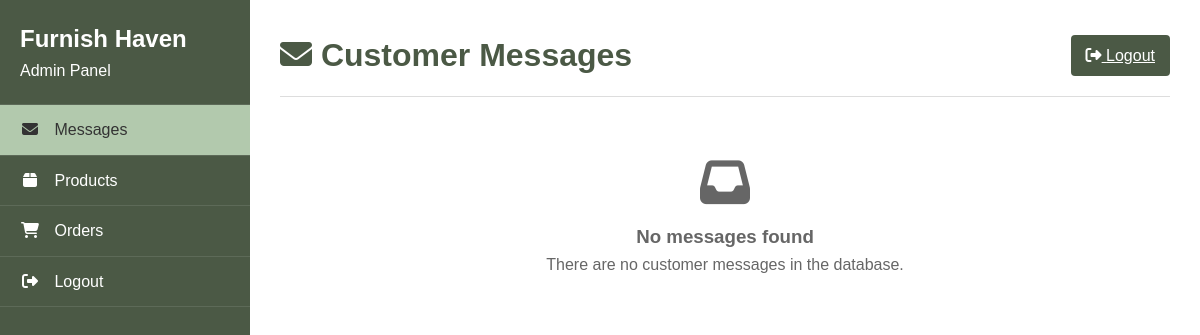
The page /admin_emails.php (signed in) on the database as committed earlier.
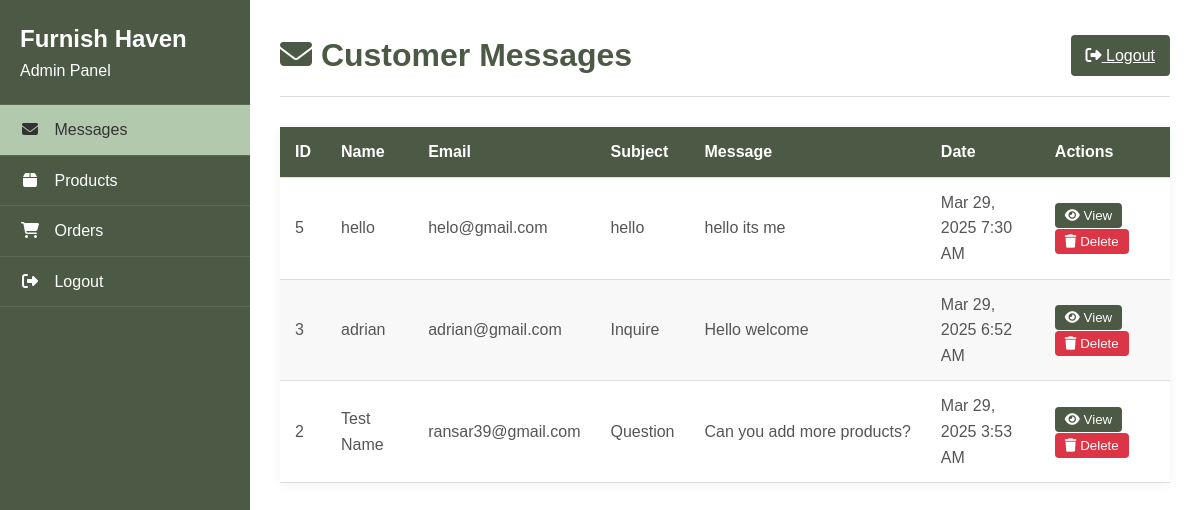
The same page on the database as committed later.
### tables this page shows
CREATE TABLE `messages` (
  `id` int(11) NOT NULL,
  `name` varchar(255) NOT NULL,
  `email` varchar(255) NOT NULL,
  `subject` varchar(255) NOT NULL,
  `message` text NOT NULL,
  `created_at` timestamp NOT NULL DEFAULT current_timestamp()
);

### admin_emails.php (the view, shortened to what this page needs)
<?php
$db_host = 'localhost';
$db_user = 'root';
$db_pass = '';
$db_name = 'furn_db';
try {
    $pdo = new PDO("mysql:host=$db_host;dbname=$db_name", $db_user, $db_pass);
    $pdo->setAttribute(PDO::ATTR_ERRMODE, PDO::ERRMODE_EXCEPTION);
    $stmt = $pdo->query("SELECT * FROM messages ORDER BY created_at DESC");
    $messages = $stmt->fetchAll(PDO::FETCH_ASSOC);
} catch (PDOException $e) {
    die("Database connection failed: " . $e->getMessage());
}
?>
<!DOCTYPE html>
<html lang="en">
<head>
    <link rel="stylesheet" href="https://cdnjs.cloudflare.com/ajax/libs/font-awesome/6.4.0/css/all.min.css">
</head>
<body>
    <div class="admin-container">
        <nav class="sidebar">
    <div class="sidebar-header">
        <h2>Furnish Haven</h2>
        <p>Admin Panel</p>
    </div>
    <ul class="sidebar-nav">
    <li><a href="admin_emails.php" class="active"><i class="fas fa-envelope"></i> Messages</a></li>
        <li><a href="admin_products.php"><i class="fas fa-box"></i> Products</a></li>
        <li><a href="admin_orders.php"><i class="fas fa-shopping-cart"></i> Orders</a></li>
        <li><a href="logout.php"><i class="fas fa-sign-out-alt"></i> Logout</a></li>
    </ul>
</nav>
        <div class="main-content">
            <div class="header">
                <h1><i class="fas fa-envelope"></i> Customer Messages</h1>
                <a href="logout.php" class="logout-btn"><i class="fas fa-sign-out-alt"></i> Logout</a>
            </div>
            <?php if (empty($messages)): ?>
                <div class="no-messages">
                    <i class="fas fa-inbox" style="font-size: 50px; margin-bottom: 15px;"></i>
                    <h3>No messages found</h3>
                    <p>There are no customer messages in the database.</p>
                </div>
            <?php else: ?>
                <table class="messages-table">
                    <thead>
                        <tr>
                            <th>ID</th>
                            <th>Name</th>
                            <th>Email</th>
                            <th>Subject</th>
                            <th>Message</th>
                            <th>Date</th>
                            <th>Actions</th>
                        </tr>
                    </thead>
                    <tbody>
                        <?php foreach ($messages as $message): ?>
                        <tr>
                            <td><?php echo htmlspecialchars($message['id']); ?></td>
                            <td><?php echo htmlspecialchars($message['name']); ?></td>
                            <td><?php echo htmlspecialchars($message['email']); ?></td>
                            <td><?php echo htmlspecialchars($message['subject']); ?></td>
                            <td class="message-content" title="<?php echo htmlspecialchars($message['message']); ?>">
                                <?php echo htmlspecialchars($message['message']); ?>
                            </td>
                            <td><?php echo date('M j, Y g:i A', strtotime($message['created_at'])); ?></td>
                            <td>
                                <button class="action-btn view-btn" onclick="viewMessage(<?php echo $message['id']; ?>)">
                                    <i class="fas fa-eye"></i> View
                                </button>
                                <button class="action-btn delete-btn" onclick="deleteMessage(<?php echo $message['id']; ?>)">
                                    <i class="fas fa-trash"></i> Delete
                                </button>
                            </td>
                        </tr>
                        <?php endforeach; ?>
                    </tbody>
                </table>
            <?php endif; ?>
        </div>
    </div>
</body>
</html>

Rows that differ between the two databases and show on the page:
added messages: id "5", name "hello", email "helo@gmail.com", subject "hello", message "hello its me", created_at "Mar 29, 2025 7:30 AM"
added messages: id "3", name "adrian", email "adrian@gmail.com", subject "Inquire", message "Hello welcome", created_at "Mar 29, 2025 6:52 AM"
added messages: id "2", name "Test Name", email "ransar39@gmail.com", subject "Question", message "Can you add more products?", created_at "Mar 29, 2025 3:53 AM"
Other text that changed with them:
text no longer shown: "No messages found There are no customer messages in the database."
text now shown: "ID Name Email Subject Message Date Actions"
